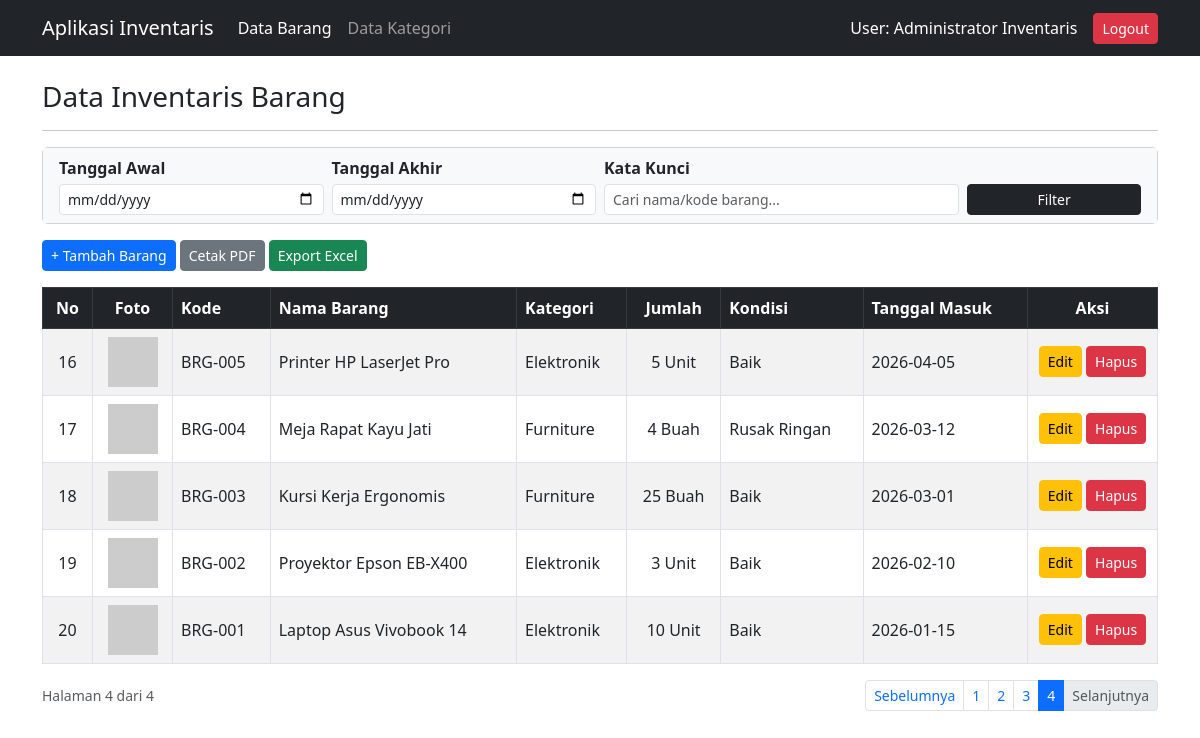
Screenshot of /index.php?halaman=4 (signed in) with the database file from the repository.
### tables this page shows
CREATE TABLE IF NOT EXISTS `barang` (
  `id_barang` INT AUTO_INCREMENT PRIMARY KEY,
  `kode_barang` VARCHAR(30) NOT NULL UNIQUE,
  `nama_barang` VARCHAR(150) NOT NULL,
  `id_kategori` INT NOT NULL,
  `jumlah` INT NOT NULL DEFAULT 0,
  `satuan` VARCHAR(30) NOT NULL,
  `kondisi` ENUM('Baik', 'Rusak Ringan', 'Rusak Berat') NOT NULL DEFAULT 'Baik',
  `foto` VARCHAR(255) DEFAULT NULL,
  `tanggal_masuk` DATE NOT NULL,
  FOREIGN KEY (`id_kategori`) REFERENCES `kategori`(`id_kategori`) ON DELETE CASCADE ON UPDATE CASCADE
);

CREATE TABLE IF NOT EXISTS `kategori` (
  `id_kategori` INT AUTO_INCREMENT PRIMARY KEY,
  `nama_kategori` VARCHAR(100) NOT NULL,
  `keterangan` VARCHAR(255) DEFAULT NULL
);

### config/koneksi.php (called while the page is built, shortened)
<?php
function e($string) {
    return htmlspecialchars($string ?? '', ENT_QUOTES, 'UTF-8');
}
?>

### index.php (the view, shortened to what this page needs)
<?php
require_once 'config/koneksi.php';
$limit = 5;
$halaman = isset($_GET['halaman']) ? max(1, intval($_GET['halaman'])) : 1;
$offset = ($halaman - 1) * $limit;
$keyword = isset($_GET['cari']) ? trim($_GET['cari']) : '';
$tgl_awal = isset($_GET['tgl_awal']) ? trim($_GET['tgl_awal']) : '';
$tgl_akhir = isset($_GET['tgl_akhir']) ? trim($_GET['tgl_akhir']) : '';
$where = "WHERE 1=1";
$query_count = "SELECT COUNT(*) as total FROM barang b JOIN kategori k ON b.id_kategori = k.id_kategori $where";
$res_count = mysqli_query($koneksi, $query_count);
$total_data = mysqli_fetch_assoc($res_count)['total'];
$query = "SELECT b.*, k.nama_kategori
          FROM barang b
          JOIN kategori k ON b.id_kategori = k.id_kategori
          $where
          ORDER BY b.id_barang DESC
          LIMIT $limit OFFSET $offset";
$result_barang = mysqli_query($koneksi, $query);
$total_halaman = ceil($total_data / $limit);
$param_url = "";
?>
<!DOCTYPE html>
<html lang="id">
<head>
    <link href="https://cdn.jsdelivr.net/npm/bootstrap@5.3.0/dist/css/bootstrap.min.css" rel="stylesheet">
</head>
<body>
<nav class="navbar navbar-expand-lg navbar-dark bg-dark">
  <div class="container">
    <a class="navbar-brand" href="index.php">Aplikasi Inventaris</a>
    <div class="collapse navbar-collapse" id="navbarNav">
      <ul class="navbar-nav me-auto">
        <li class="nav-item">
          <a class="nav-link active" href="index.php">Data Barang</a>
        </li>
        <li class="nav-item">
          <a class="nav-link" href="kategori.php">Data Kategori</a>
        </li>
      </ul>
      <div class="d-flex align-items-center text-white">
        <span class="me-3">User: <?= e($_SESSION['nama_lengkap']); ?></span>
        <a href="logout.php" class="btn btn-danger btn-sm" onclick="return confirm('Yakin ingin logout?')">Logout</a>
      </div>
    </div>
  </div>
</nav>
<div class="container my-4">
    <h3>Data Inventaris Barang</h3>
    <hr>
    <div class="card mb-3">
        <div class="card-body py-2 bg-light">
            <form action="index.php" method="GET" class="row g-2 align-items-end">
                <div class="col-md-3">
                    <label class="form-label form-label-sm mb-1 fw-bold">Tanggal Awal</label>
                    <input type="date" name="tgl_awal" class="form-control form-control-sm" value="<?= e($tgl_awal); ?>">
                </div>
                <div class="col-md-3">
                    <label class="form-label form-label-sm mb-1 fw-bold">Tanggal Akhir</label>
                    <input type="date" name="tgl_akhir" class="form-control form-control-sm" value="<?= e($tgl_akhir); ?>">
                </div>
                <div class="col-md-4">
                    <label class="form-label form-label-sm mb-1 fw-bold">Kata Kunci</label>
                    <input type="text" name="cari" class="form-control form-control-sm" placeholder="Cari nama/kode barang..." value="<?= e($keyword); ?>">
                </div>
                <div class="col-md-2 d-flex gap-1">
                    <button type="submit" class="btn btn-dark btn-sm flex-fill">Filter</button>
                </div>
            </form>
        </div>
    </div>
    <div class="mb-3">
        <a href="barang_tambah.php" class="btn btn-primary btn-sm">+ Tambah Barang</a>
        <a href="export_pdf.php?<?= ltrim($param_url, '&'); ?>" target="_blank" class="btn btn-secondary btn-sm">Cetak PDF</a>
        <a href="export_excel.php?<?= ltrim($param_url, '&'); ?>" target="_blank" class="btn btn-success btn-sm">Export Excel</a>
    </div>
    <table class="table table-bordered table-striped align-middle">
        <thead class="table-dark">
            <tr>
                <th class="text-center" width="50">No</th>
                <th class="text-center" width="80">Foto</th>
                <th>Kode</th>
                <th>Nama Barang</th>
                <th>Kategori</th>
                <th class="text-center">Jumlah</th>
                <th>Kondisi</th>
                <th>Tanggal Masuk</th>
                <th class="text-center" width="130">Aksi</th>
            </tr>
        </thead>
        <tbody>
            <?php
            $no = $offset + 1;
            if (mysqli_num_rows($result_barang) > 0):
                while ($row = mysqli_fetch_assoc($result_barang)):
                    $foto_path = (!empty($row['foto']) && file_exists('uploads/' . $row['foto']))
                                ? 'uploads/' . $row['foto']
                                : 'https://via.placeholder.com/80?text=No+Img';
            ?>
            <tr>
                <td class="text-center"><?= $no++; ?></td>
                <td class="text-center">
                    <img src="<?= e($foto_path); ?>" alt="Foto" width="50" height="50" style="object-fit: cover;">
                </td>
                <td><?= e($row['kode_barang']); ?></td>
                <td><?= e($row['nama_barang']); ?></td>
                <td><?= e($row['nama_kategori']); ?></td>
                <td class="text-center"><?= e($row['jumlah']); ?> <?= e($row['satuan']); ?></td>
                <td><?= e($row['kondisi']); ?></td>
                <td><?= e($row['tanggal_masuk']); ?></td>
                <td class="text-center">
                    <a href="barang_edit.php?id=<?= $row['id_barang']; ?>" class="btn btn-warning btn-sm">Edit</a>
                    <a href="barang_hapus.php?id=<?= $row['id_barang']; ?>" class="btn btn-danger btn-sm" onclick="return confirm('Hapus data ini?')">Hapus</a>
                </td>
            </tr>
            <?php
                endwhile;
            else:
            ?>
            <tr>
                <td colspan="9" class="text-center">Data tidak ditemukan.</td>
            </tr>
            <?php endif; ?>
        </tbody>
    </table>
    <?php if ($total_halaman > 1): ?>
    <div class="d-flex justify-content-between align-items-center">
        <small class="text-muted">Halaman <?= $halaman; ?> dari <?= $total_halaman; ?></small>
        <ul class="pagination pagination-sm mb-0">
            <li class="page-item <?= ($halaman <= 1) ? 'disabled' : ''; ?>">
                <a class="page-link" href="index.php?halaman=<?= $halaman - 1; ?><?= $param_url; ?>">Sebelumnya</a>
            </li>
            <?php for ($i = 1; $i <= $total_halaman; $i++): ?>
                <li class="page-item <?= ($i == $halaman) ? 'active' : ''; ?>">
                    <a class="page-link" href="index.php?halaman=<?= $i; ?><?= $param_url; ?>"><?= $i; ?></a>
                </li>
            <?php endfor; ?>
            <li class="page-item <?= ($halaman >= $total_halaman) ? 'disabled' : ''; ?>">
                <a class="page-link" href="index.php?halaman=<?= $halaman + 1; ?><?= $param_url; ?>">Selanjutnya</a>
            </li>
        </ul>
    </div>
    <?php endif; ?>
</div>
</body>
</html>

### rows the page displays
barang: kode_barang "BRG-005", nama_barang "Printer HP LaserJet Pro", id_kategori.nama_kategori "Elektronik", jumlah "5", satuan "Unit", kondisi "Baik", tanggal_masuk "2026-04-05"
barang: kode_barang "BRG-004", nama_barang "Meja Rapat Kayu Jati", id_kategori.nama_kategori "Furniture", jumlah "4", satuan "Buah", kondisi "Rusak Ringan", tanggal_masuk "2026-03-12"
barang: kode_barang "BRG-003", nama_barang "Kursi Kerja Ergonomis", id_kategori.nama_kategori "Furniture", jumlah "25", satuan "Buah", kondisi "Baik", tanggal_masuk "2026-03-01"
barang: kode_barang "BRG-002", nama_barang "Proyektor Epson EB-X400", id_kategori.nama_kategori "Elektronik", jumlah "3", satuan "Unit", kondisi "Baik", tanggal_masuk "2026-02-10"
barang: kode_barang "BRG-001", nama_barang "Laptop Asus Vivobook 14", id_kategori.nama_kategori "Elektronik", jumlah "10", satuan "Unit", kondisi "Baik", tanggal_masuk "2026-01-15"

### other values shown
$_SESSION['nama_lengkap'] "Administrator Inventaris"
$halaman "4"
$total_halaman "4"
